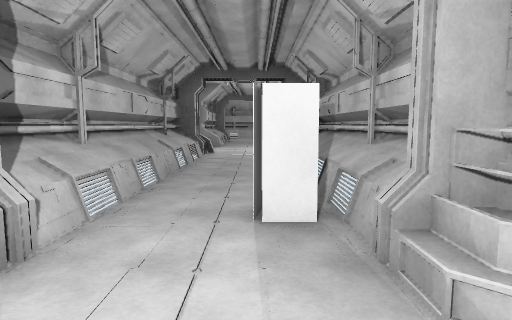
view 1 (above)

22 first-person views from a walk through a 3-D level made in the Unity game engine. The camera is 1.4 m above the floor, tilts 6° down and sees 75° across. The floor is counted in squares, 2 m on a side. Each view is taken from the middle of a square. On the plan, view 1 faces up. The plan holds only what a view shows up to about 10 squares ahead; the rest is blank. The player character is not drawn. Some animated figures are left out.

view 2
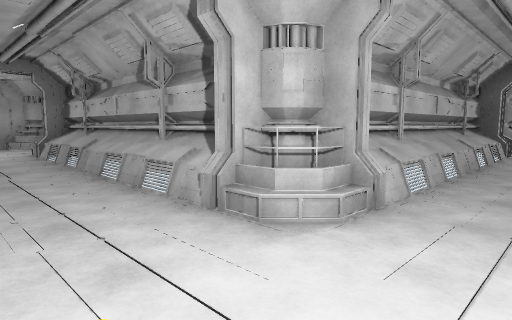

view 3
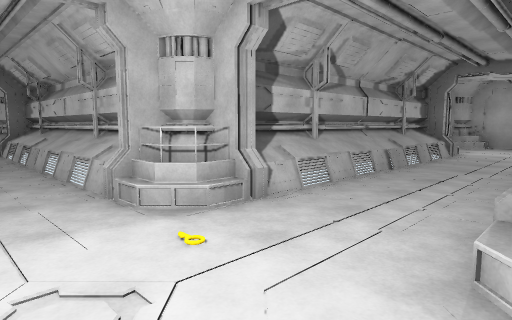

view 4
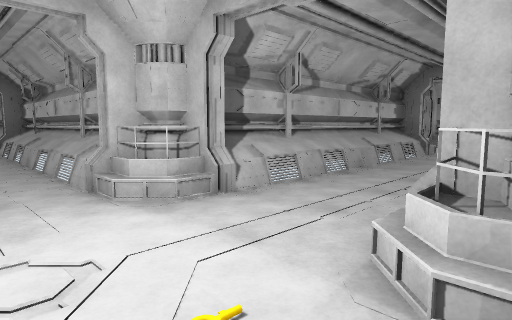

view 5
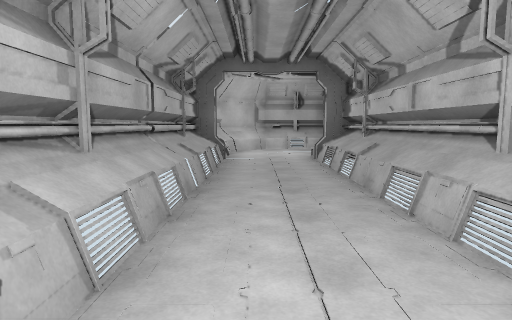

view 6
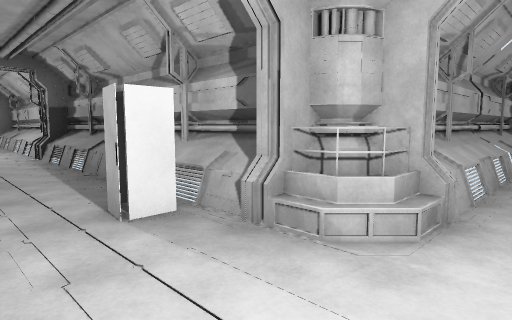

view 7
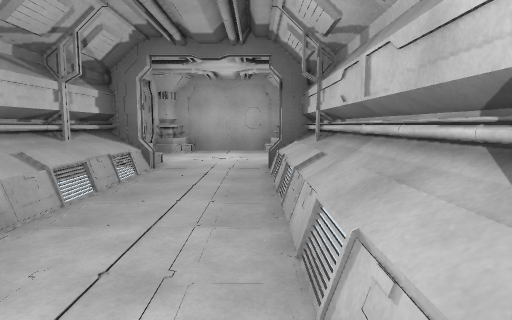

view 8
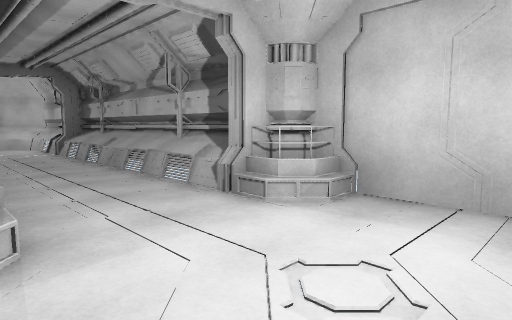

view 9
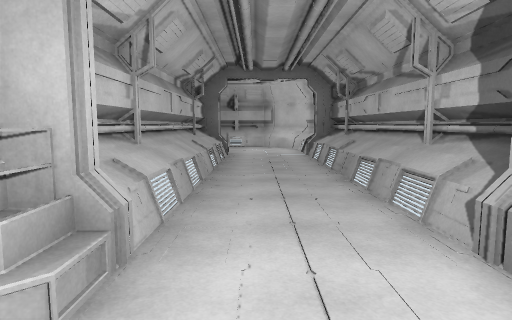

view 10
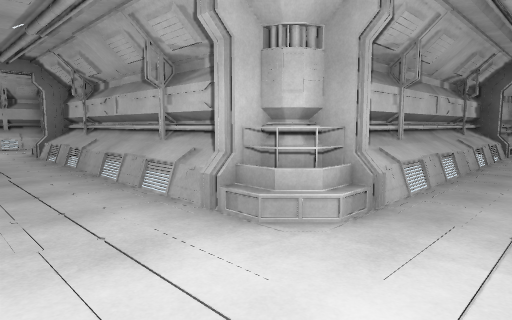

view 11
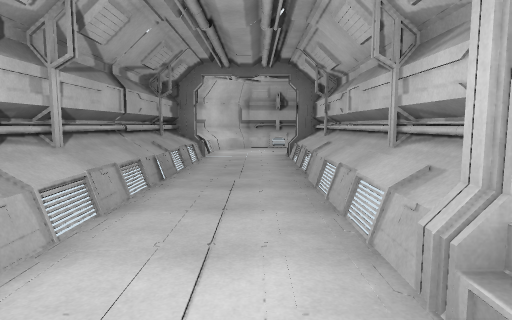

view 12
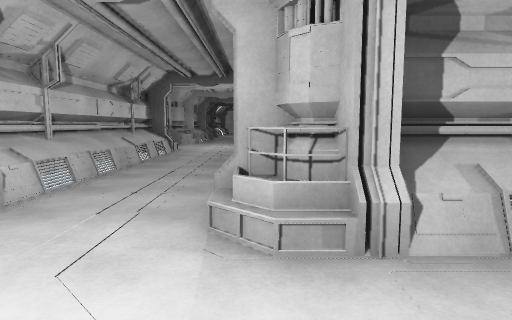

view 13
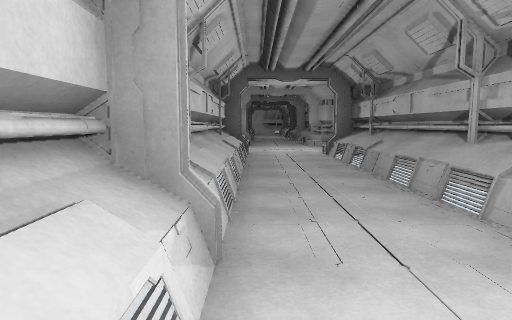

view 14
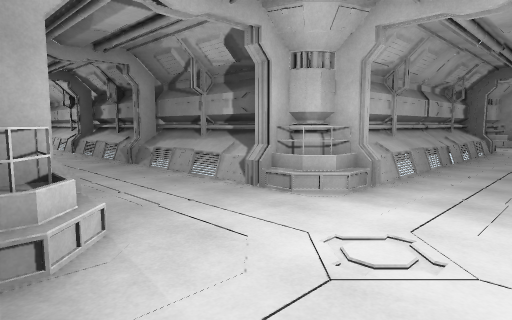

view 15
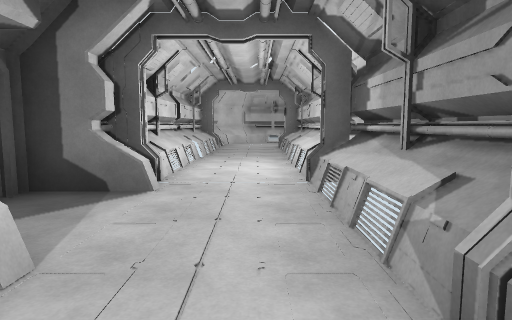

view 16
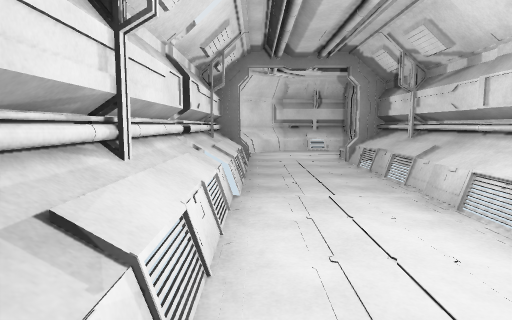

view 17
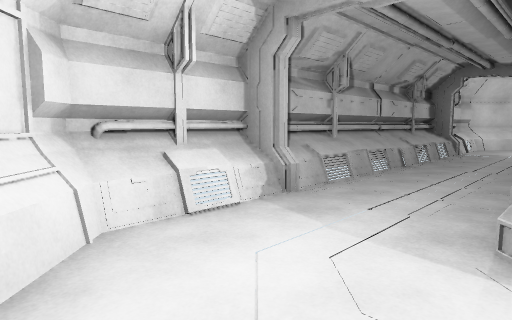

view 18
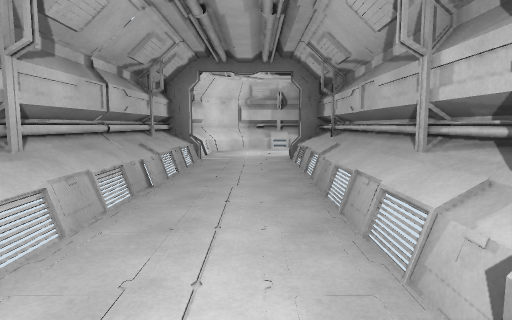

view 19
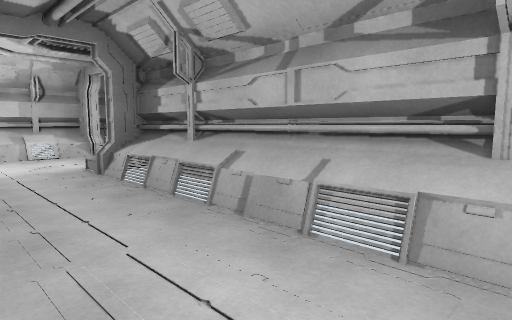

view 20
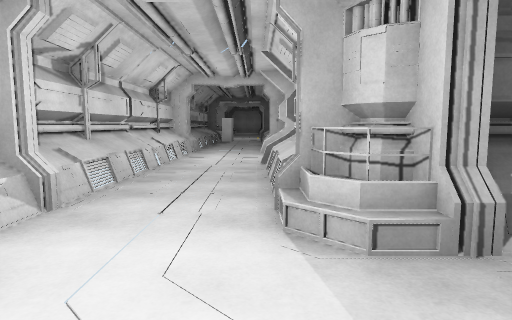

view 21
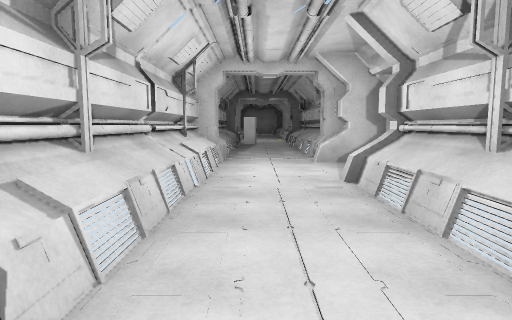

view 22
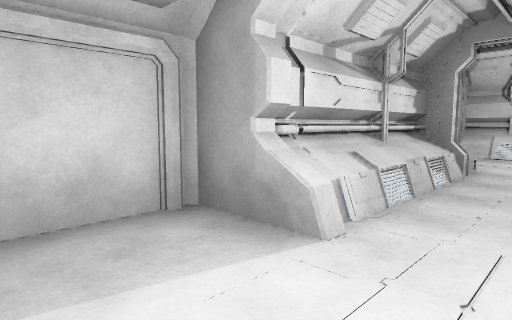

### Floor plan
Key: @ floor where view 1 was taken; # wall or solid block; x gap in a wall; . main floor; : floor 1 m higher than the main floor; / step, stairs or slope; ^ raised ledge; K key; O other object.
Columns run from 13 left of view 1 to 11 right of it. Each row starts with its distance up from view 1.
 18   ############
 17   #////......^#
 16   /...........#
 15   /./##//:##..#
 14  #/.########..#
 13  #/.#      #..#
 12  #/.#      #..#
 11  #/.#     ##..#
 10  #/.#     #...#
  9  #/.#     #...#
  8 ##..#      #x #
  7 #...#      #..#
  6  ...##     #..#
  5  #..##     #..#
  4   ../      #..#
  3   ..#      #.O#
  2  #..##     #.##
  1  #../#######..###########
  0  ............@..........#
 -1 #...////////K.////////..#
 -2 ##..########/.########/
 -3  #../      #/.#
 -4  #..##     #/.#
 -5  #../#     #..#
 -6  #../#     #..#
 -7  #/.##     #..#
 -8  #/.##     #..# #####
 -9  #/./#######..###//:##.
-10   /.....................
-11   #/////////../////////##
-12   ###########.##########
-13             ###

Where each view was taken, in squares from view 1:
view 1: 0 up, 0 right, facing up
view 2: 1 down, 0 right, facing up-left
view 3: 1 up, 0 right, facing down-left
view 4: 0 up, 2 left, facing down-right
view 5: 0 up, 1 right, facing right
view 6: 0 up, 1 left, facing up-right
view 7: 3 down, 1 left, facing down
view 8: 9 down, 1 left, facing down-right
view 9: 10 down, 0 right, facing right
view 10: 11 down, 0 right, facing up-left
view 11: 10 down, 1 left, facing left
view 12: 11 down, 9 left, facing up
view 13: 10 down, 11 left, facing up
view 14: 1 down, 12 left, facing up-right
view 15: 4 up, 10 left, facing up
view 16: 8 up, 11 left, facing up
view 17: 15 up, 11 left, facing up-right
view 18: 16 up, 9 left, facing right
view 19: 17 up, 7 left, facing down-right
view 20: 17 up, 1 left, facing down
view 21: 15 up, 0 right, facing down
view 22: 9 up, 0 right, facing up-left
